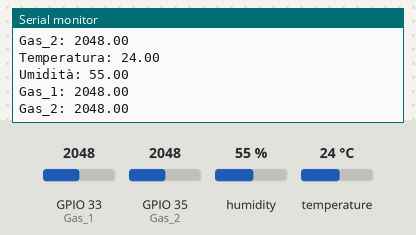
Simulated run of this sketch. Board: ESP32. Parts: the last lines printed to the serial monitor. Inputs (shaded band) come from the test bench; at power-on: humidity 55 %, GPIO 33 (Gas_1) = 2048, GPIO 35 (Gas_2) = 2048, temperature 24 °C.

Above: at 2.8 s.
2.9 s: humidity set to 22 %
At 4.4 s:
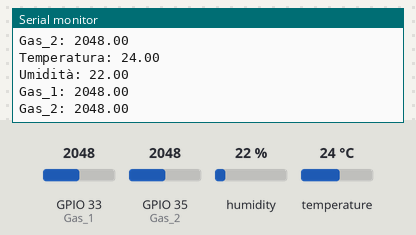
5.6 s: GPIO 33 (Gas_1) set to 2866
At 6.8 s:
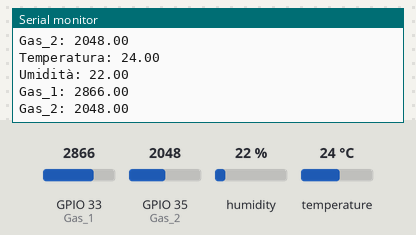
8.3 s: GPIO 35 (Gas_2) set to 2866
At 10.8 s:
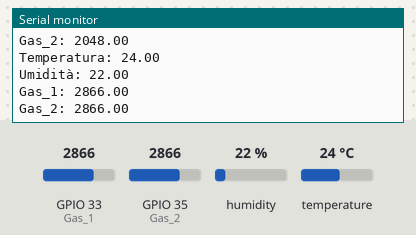
11.0 s: temperature set to 12 °C
13.7 s: GPIO 33 (Gas_1) set to 3972
At 15.2 s:
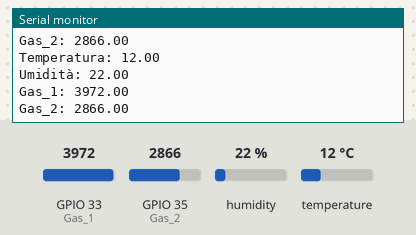
16.4 s: GPIO 35 (Gas_2) set to 3972
At 18.9 s:
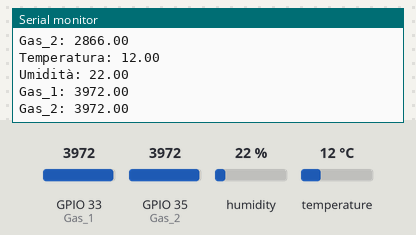
Timing chart, 0 to 20.1 s (numbered marks = the images above; inputs shaded):
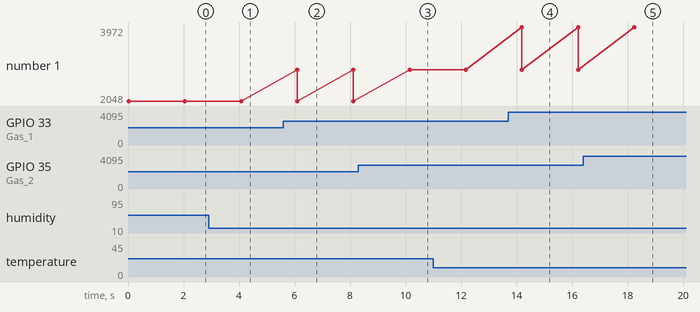

The sketch:

main.ino
```cpp
#include <Arduino.h>
#include "DHT.h"
#include "soc/soc.h"
#include "soc/rtc_cntl_reg.h"

#define DHTPIN 13
#define DHTTYPE DHT11

DHT dht(DHTPIN, DHTTYPE);
float t, h, g_1, g_2;
int lost_packages;
int Gas_1 = 33;
int Gas_2 = 35;


void setup() {
  Serial.begin(115200);
  WRITE_PERI_REG(RTC_CNTL_BROWN_OUT_REG, 0); //disable brownout detector

  dht.begin();
  pinMode(Gas_1, INPUT);
  pinMode(Gas_2, INPUT);
}

void loop() {
  h   = dht.readHumidity();
  t   = dht.readTemperature();
  g_1 = analogRead(Gas_1);
  g_2 = analogRead(Gas_2);

  if (isnan(g_1) )
  {
    Serial.println(F("Non riesco a leggere dal sensore di GAS 1!"));
    return;
  }

  if (isnan(g_2) )
  {
    Serial.println(F("Non riesco a leggere dal sensore di GAS 2!"));
    return;
  }

  if (isnan(t) )
  {
    Serial.println(F("Non riesco a leggere dal sensore DHT!"));
    return;
  }

  Serial.print("Temperatura: ");
  Serial.println(t);
  Serial.print("Umidità: ");
  Serial.println(h);
  Serial.print("Gas_1: ");
  Serial.println(g_1);
  Serial.print("Gas_2: ");
  Serial.println(g_2);
  Serial.println("");

  delay(2000);
}
```

Measured:
- after the input at 2.9 s, the serial monitor: prints a new line after 1.2 s (image 1)
- after the input at 5.6 s, the serial monitor: prints a new line after 0.50 s (image 2)
- after the input at 8.3 s, the serial monitor: prints a new line after 1.8 s (image 3)
- after the input at 13.7 s, the serial monitor: prints a new line after 0.49 s (image 4)
- after the input at 16.4 s, the serial monitor: prints a new line after 1.8 s (image 5)
